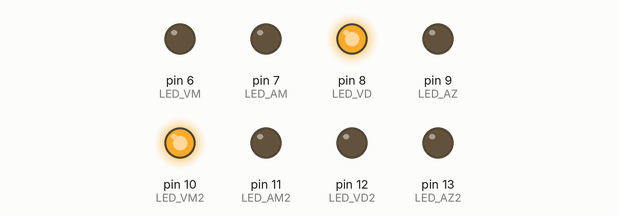
The sketch below on a simulated Arduino Uno, built with avr-gcc and run on an emulated ATmega328P. On the bench: output pins drawn as LEDs (lit = HIGH).

Above: at 2.5 s.
At 10.5 s:
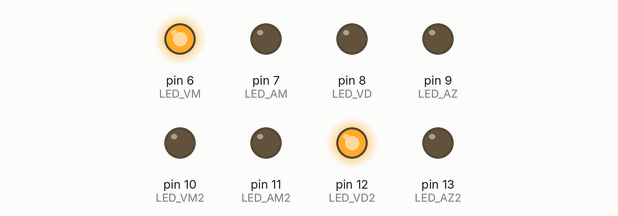
At 15.77 s:
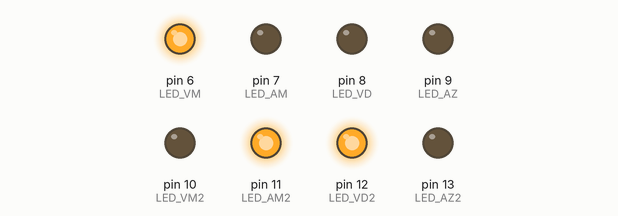
At 21.07 s:
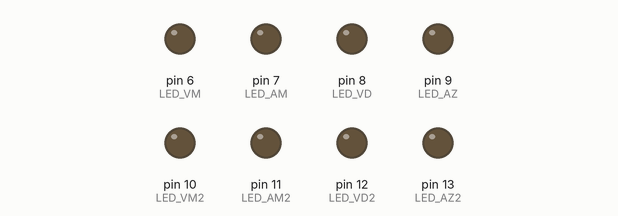
At 27.12 s:
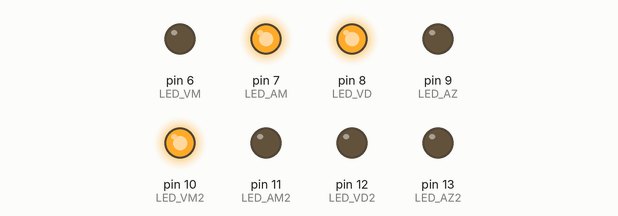
Timing chart, 0 to 27.5 s (numbered marks = the images above):
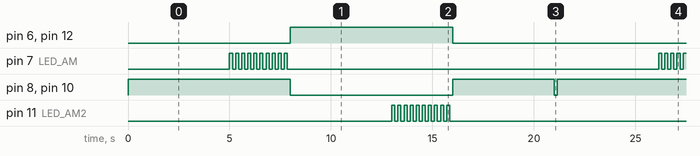

The sketch:

506c621e13d1e7f7352bef3c425c15a3.ino
```cpp
//*****************************************************
// S E M A F A R O (2Ruas)                            *
// By S.Brandao                                       *
// 25/07/2014 - 1522 bytes                            *
// Esta experiencia usa o SEQUENCIALde LEDs.          *
//*****************************************************

int LED_VM = 6;
int LED_AM = 7;
int LED_VD = 8;
int LED_AZ = 9;
int LED_VM2 = 10;
int LED_AM2 = 11;
int LED_VD2 = 12;
int LED_AZ2 = 13;

int Timer5 = 5000;

// Decodificador do MUX.******************
int LED_VM0 = 2;
int LED_VM1 = 4;
//****************************************

void setup()
{
  pinMode(LED_VM, OUTPUT);  // LED VM
  pinMode(LED_AM, OUTPUT);  // LED AM
  pinMode(LED_VD, OUTPUT);  // LED VD
  pinMode(LED_AZ, OUTPUT);  // LED AZ
  pinMode(LED_VM2, OUTPUT);  // LED VM2
  pinMode(LED_AM2, OUTPUT);  // LED AM2
  pinMode(LED_VD2, OUTPUT);  // LED VD2
  pinMode(LED_AZ2, OUTPUT);  // LED AZ2


}

void loop()
{
  // Inicializa o Semafaro

  // Acende a LUZ VERDE por 5 segundos

  digitalWrite(LED_VD,HIGH);
  digitalWrite(LED_VM2,HIGH);
  delay(Timer5);

  // LUZ AMARELA  pisca 10x300 = 3seg
  for (int x=0; x<10; x++)
  {
    digitalWrite(LED_AM, HIGH);
    delay(150);
    digitalWrite(LED_AM, LOW);
    delay(150);
  }
  digitalWrite(LED_VM, HIGH);
  digitalWrite(LED_VD2, HIGH);
  digitalWrite(LED_VM2, LOW);
  digitalWrite(LED_VD, LOW);
  delay(Timer5);

  // LUZ AMARELA2  pisca 10x300 = 3seg
  for (int x=0; x<10; x++)
  {
    digitalWrite(LED_AM2, HIGH);
    delay(150);
    digitalWrite(LED_AM2, LOW);
    delay(150);
  }
    digitalWrite(LED_VM2, HIGH);
    digitalWrite(LED_VD, HIGH);
    digitalWrite(LED_VD2, LOW);
    digitalWrite(LED_VM,  LOW);
    delay(Timer5);

    // RESETE GERAL

    digitalWrite(LED_VD, LOW);
    digitalWrite(LED_AM, LOW);
    digitalWrite(LED_VM, LOW);
    digitalWrite(LED_VD2, LOW);
    digitalWrite(LED_AM2, LOW);
    digitalWrite(LED_VM2, LOW);
    delay(150);
  }
  // F I M
```

Measured:
- by itself, pin 6 (LED_VM), pin 12 (LED_VD2): alternates HIGH for 8.0 s and LOW for 13.2 s
- by itself, pin 7 (LED_AM), pin 11 (LED_AM2): repeats every 21.2 s: 9 × (LOW 0.15 s, HIGH 0.15 s), LOW 18.3 s, HIGH 0.15 s
- by itself, pin 8 (LED_VD), pin 10 (LED_VM2): repeats every 21.2 s: LOW 8.0 s, HIGH 5.0 s, LOW 0.15 s, HIGH 8.0 s
